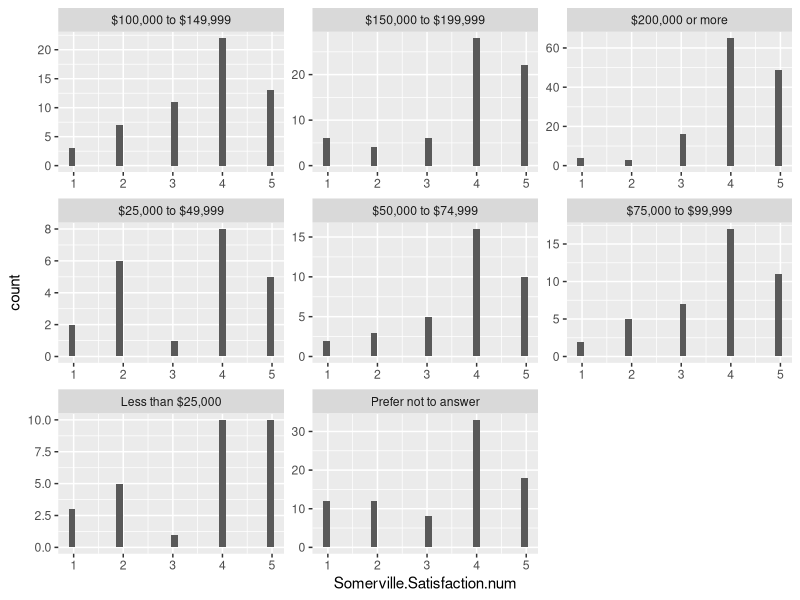
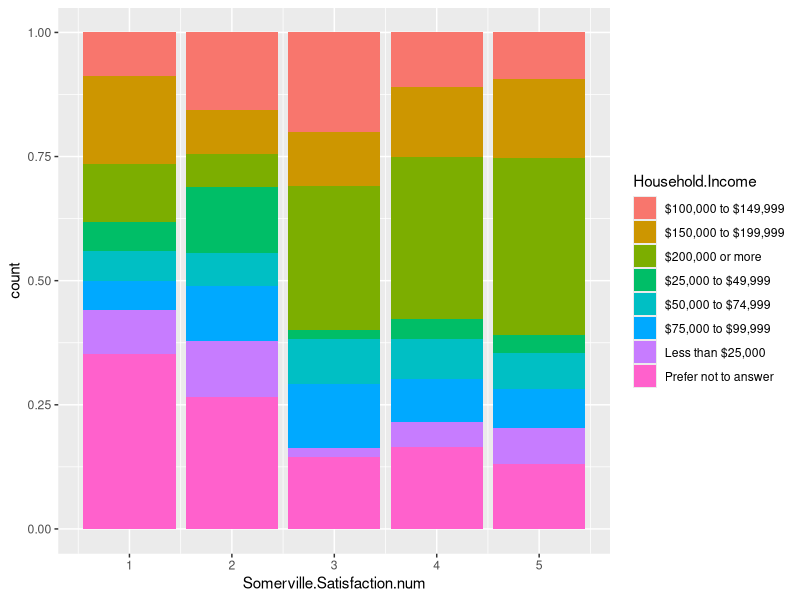
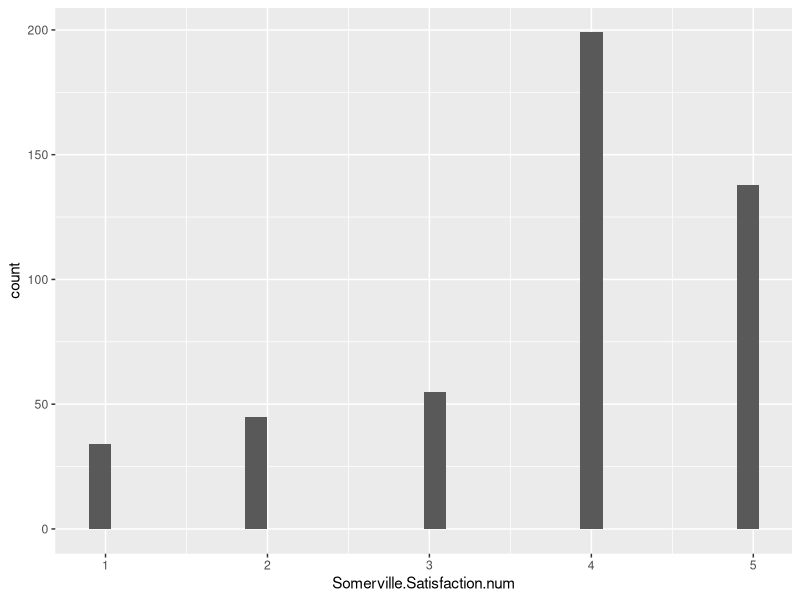
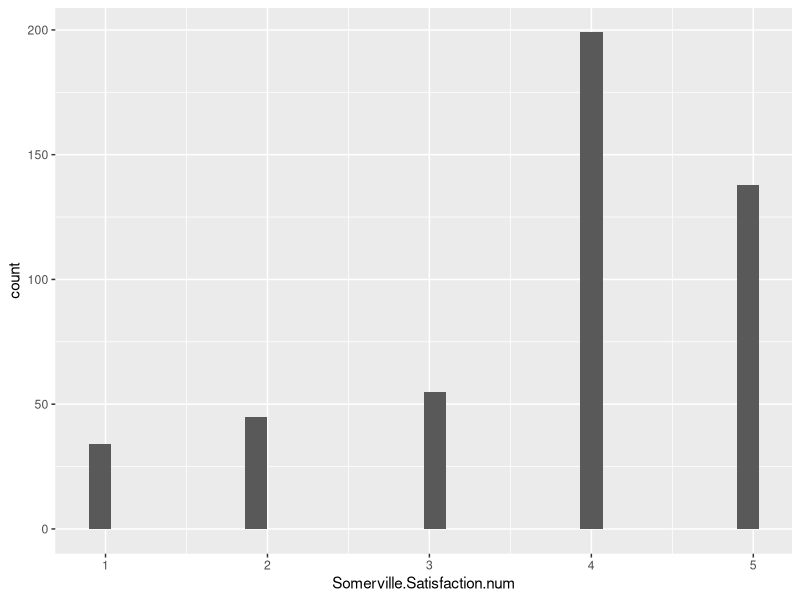
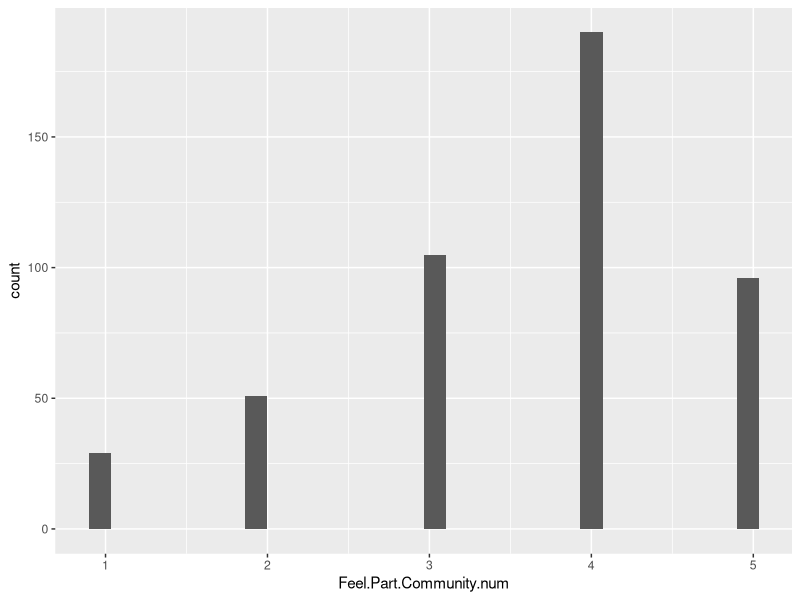
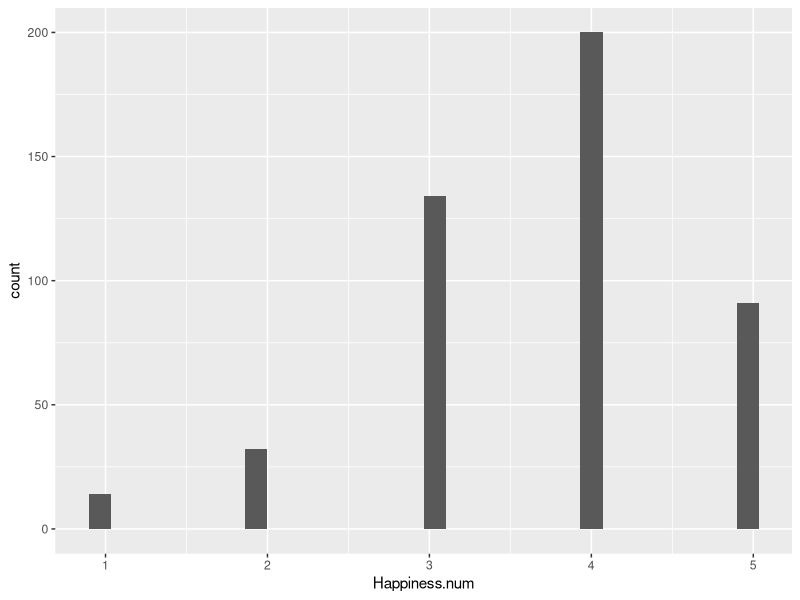
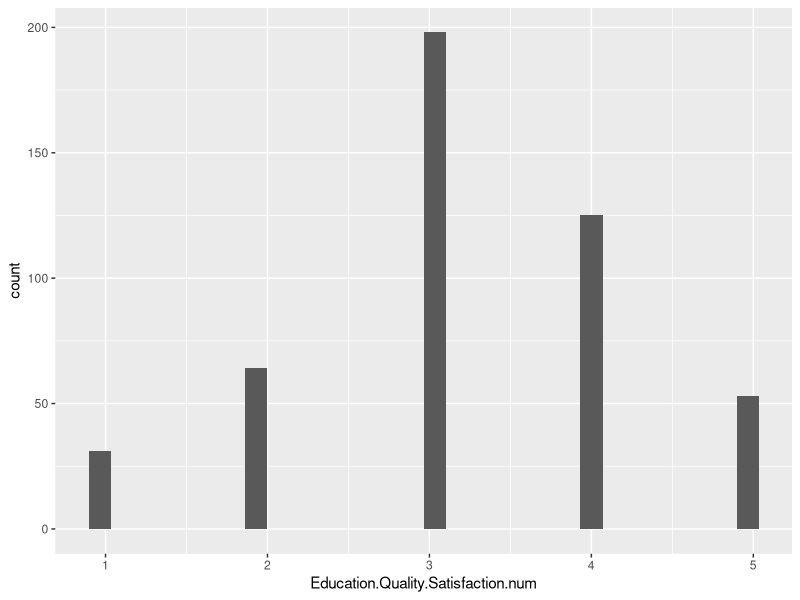
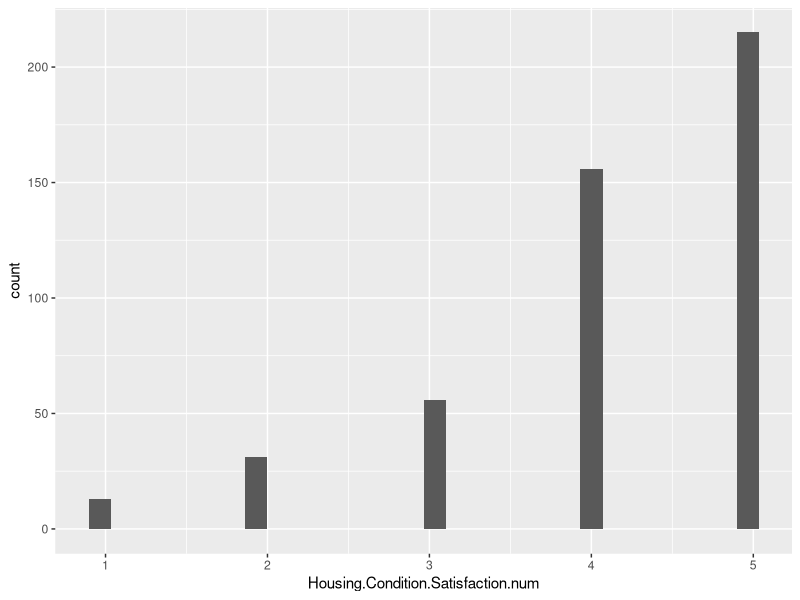

Here is the R script that generated these plots, in order:
## ---- chunk 1
library(tidyverse)
library(ggplot2)
library(knitr)
## ---- chunk 2
# the refined comes from the data tidying that was previously done, if you run the code you'll get the new csv on your computer
Somerville_data <- read.csv("refined_somerville.csv")
View(Somerville_data)
## ---- chunk 3
# I think we need to decide if we want to do happiness or satisfaction because in the data cleaning, we took out happiness and only left in satisfaction. 
Somerville_data |> filter(Year == 2025) |>
  ggplot(aes(x = Somerville.Satisfaction.num)) + facet_wrap(vars(Household.Income), scales = "free") + geom_histogram()
## ---- chunk 4
Somerville_data |> filter(Year == 2025) |>
  ggplot(aes(x = Somerville.Satisfaction.num, fill = Household.Income)) + geom_bar(position = "fill")
## ---- chunk 5
# we also don't have some of these variables
Somerville_data |> 
  select(ID, Gender, Age, Race.Ethnicity) |>
  kable()
## ---- chunk 6
#seeing total number of participants
Somerville_data |>
  summarize(count = n()) |>
  kable()
## ---- chunk 7
#just seeing number of people in each race because it will def affect analyses
Somerville_data |>
  group_by(Race.Ethnicity) |>
  summarize(raceCount = n()) |>
  kable()
## ---- chunk 8
# attempting to write a function- this is just normal code
Somerville_data |>
  group_by(Race.Ethnicity) |>
  summarize(medianEduSat = median(Education.Quality.Satisfaction.num), 
            medianHap = median (Happiness.num))
## ---- chunk 9
#this one is weird bc the is.numeric is returning all of the numeric, even year, so I will try again, but idk if it will be right 
findingMedian <- function(data){
  data |>
  group_by(Race.Ethnicity) |>
  summarize(across(where(is.numeric), median))
}
## ---- chunk 10
findingMedian(Somerville_data)
## ---- chunk 11
#function pt 2
findingMedian2 <- function(data){
 data |>
  group_by(Race.Ethnicity) |>
  summarize(across(c(Education.Quality.Satisfaction.num, Housing.Condition.Satisfaction.num, Feel.Part.Community.num, Somerville.Satisfaction.num, Happiness.num), median))
}
## ---- chunk 12
findingMedian2(Somerville_data)
## ---- chunk 13
Somerville_data |> 
  ggplot(aes(x = Somerville.Satisfaction.num)) + 
  geom_histogram()
## ---- chunk 14
#idk if this is right
histogramFunction <- function(data, col){
  data |> 
  ggplot(aes(x = {{col}})) + 
  geom_histogram()
}
## ---- chunk 15
histogramFunction(Somerville_data, Somerville.Satisfaction.num)
## ---- chunk 16
histogramFunction(Somerville_data, Feel.Part.Community.num)
## ---- chunk 17
histogramFunction(Somerville_data, Happiness.num)
## ---- chunk 18
histogramFunction(Somerville_data, Education.Quality.Satisfaction.num)
## ---- chunk 19
histogramFunction(Somerville_data, Housing.Condition.Satisfaction.num)
